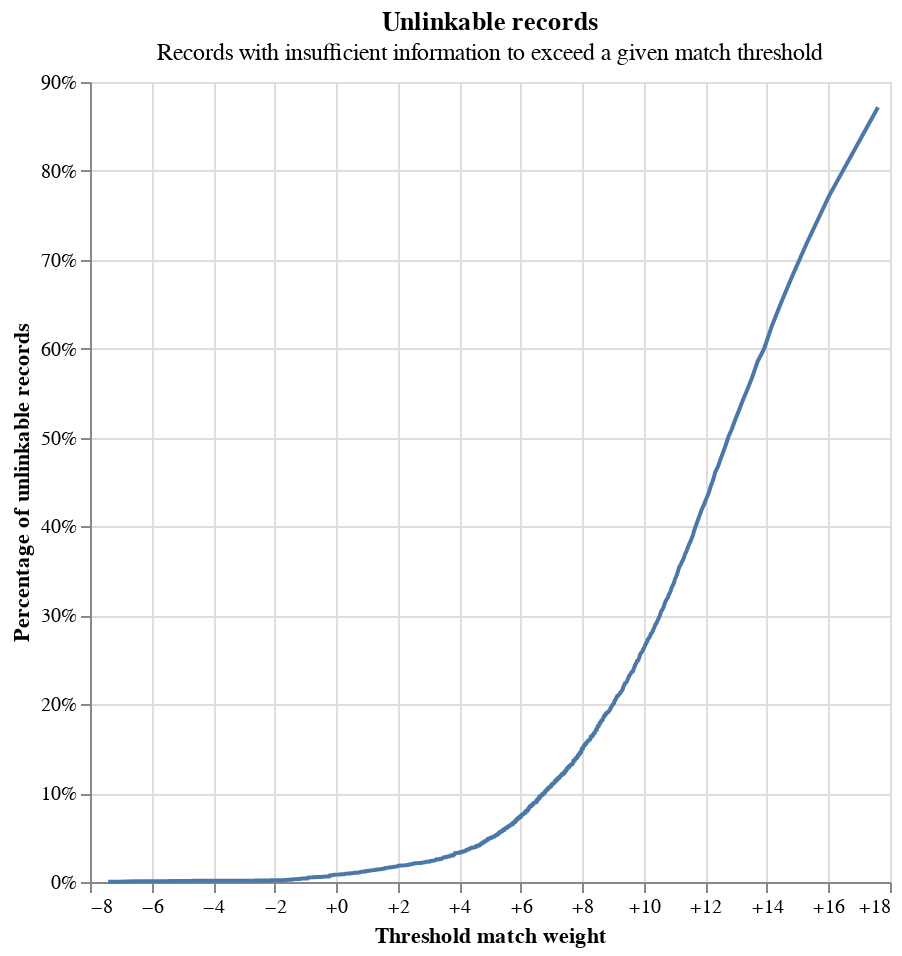

Write notebook code for a chart like this one.
### Markdown cell above
It is also useful to have a look at unlinkable records - these are records which do not contain enough information to be linked at some match probability threshold. We can figure this out be seeing whether records are able to be matched with themselves.

This is of course relative to the information we have put into the model - we see that in our simple model, at a 99% match threshold nearly 10% of records are unlinkable, as we have not included enough information in the model for distinct records to be adequately distinguished; this is not an issue in our more detailed model.

### Code cell
linker_simple.unlinkables_chart()

### Figure 1 — Vega-Lite specification as saved in the notebook (floating-point values rounded to 4 significant figures; data arrays with more than 128 entries replaced by an {"elided": "..."} marker saying what was removed)
{"$schema": "https://vega.github.io/schema/vega-lite/v4.8.1.json", "config": {"view": {"continuousHeight": 300, "continuousWidth": 400}}, "data": {"values": {"elided": "1274 records"}}, "height": 400, "layer": [{"encoding": {"x": {"axis": {"format": "+", "title": "Threshold match weight"}, "field": "match_weight", "type": "quantitative"}, "y": {"axis": {"format": "%", "title": "Percentage of unlinkable records"}, "field": "cum_prop", "type": "quantitative"}}, "mark": "line"}, {"encoding": {"opacity": {"value": 0}, "tooltip": [{"field": "match_weight", "format": "+.5", "title": "Match weight", "type": "quantitative"}, {"field": "match_probability", "format": ".5", "title": "Match probability", "type": "quantitative"}, {"field": "cum_prop", "format": ".3%", "title": "Proportion of unlinkable records", "type": "quantitative"}], "x": {"field": "match_weight", "type": "quantitative"}, "y": {"field": "cum_prop", "type": "quantitative"}}, "mark": "point", "selection": {"selector112": {"empty": "none", "fields": ["match_weight", "cum_prop"], "nearest": true, "on": "mouseover", "type": "single"}}}, {"encoding": {"opacity": {"condition": {"selection": "selector112", "value": 1}, "value": 0}, "x": {"axis": {"title": "Threshold match weight"}, "field": "match_weight", "type": "quantitative"}, "y": {"axis": {"format": "%", "title": "Percentage of unlinkable records"}, "field": "cum_prop", "type": "quantitative"}}, "mark": "point"}, {"encoding": {"x": {"field": "match_weight", "type": "quantitative"}}, "mark": {"color": "gray", "type": "rule"}, "transform": [{"filter": {"selection": "selector112"}}]}, {"encoding": {"y": {"field": "cum_prop", "type": "quantitative"}}, "mark": {"color": "gray", "type": "rule"}, "transform": [{"filter": {"selection": "selector112"}}]}], "title": {"subtitle": "Records with insufficient information to exceed a given match threshold", "text": "Unlinkable records"}, "width": 400}
